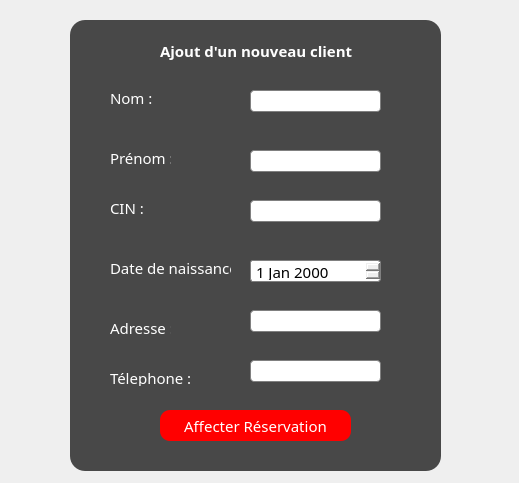
<?xml version="1.0" encoding="UTF-8"?>
<ui version="4.0">
 <class>AjoutClient</class>
 <widget class="QDialog" name="AjoutClient">
  <property name="geometry">
   <rect>
    <x>0</x>
    <y>0</y>
    <width>519</width>
    <height>483</height>
   </rect>
  </property>
  <property name="windowTitle">
   <string>Hotel </string>
  </property>
  <property name="windowIcon">
   <iconset resource="image.qrc">
    <normaloff>:/projetimages/projetimages/e.png</normaloff>:/projetimages/projetimages/e.png</iconset>
  </property>
  <property name="styleSheet">
   <string notr="true">
QDateEdit {
    border: 1px solid gray;
    border-radius: 3px;
    padding: 1px 18px 1px 3px;
    min-width: 6em;
}
QLineEdit
{

    border: 1px solid gray;
    border-radius: 4px;
    padding: 1px 18px 1px 3px;
    min-width: 6em;
}
QDialog#AjoutClient
{
	background-image: url(:/projetimages/projetimages/a.jpg);

}
*{
font-family:centry gothlic ;
font-size:15px;
}
#frame
{

	background:rgba(0,0,0,0.7);
border-radius:15px;
}


QPushButton
 {
     background-color: red;

     border-radius: 10px;

 }

#label{
color:white;
background:transparent;

}

#label_2
{
color:white;
background:transparent;

}


#label_3{
color:white;
background:transparent;

}

#label_4{
color:white;
background:transparent;

}

#label_5{
color:white;
background:transparent;

}

#label_6{
color:white;
background:transparent;

}

#label_7{
color:white;
background:transparent;

}





QPushButton
{
color:white;

border-raduis:15px;
}
QPushButton#affecterreservation_btn:hover
{

	color:white;
border-radius:15px;
background:rgb(255, 85, 127);
}
</string>
  </property>
  <widget class="QFrame" name="frame">
   <property name="geometry">
    <rect>
     <x>70</x>
     <y>20</y>
     <width>371</width>
     <height>451</height>
    </rect>
   </property>
   <property name="frameShape">
    <enum>QFrame::StyledPanel</enum>
   </property>
   <property name="frameShadow">
    <enum>QFrame::Raised</enum>
   </property>
   <widget class="QLineEdit" name="adresseac_txt">
    <property name="geometry">
     <rect>
      <x>180</x>
      <y>290</y>
      <width>131</width>
      <height>22</height>
     </rect>
    </property>
   </widget>
   <widget class="QLabel" name="label_3">
    <property name="geometry">
     <rect>
      <x>40</x>
      <y>130</y>
      <width>61</width>
      <height>16</height>
     </rect>
    </property>
    <property name="text">
     <string>Prénom :</string>
    </property>
   </widget>
   <widget class="QLabel" name="label">
    <property name="geometry">
     <rect>
      <x>90</x>
      <y>20</y>
      <width>231</width>
      <height>21</height>
     </rect>
    </property>
    <property name="font">
     <font>
      <family>centry gothlic</family>
      <pointsize>-1</pointsize>
      <weight>75</weight>
      <bold>true</bold>
     </font>
    </property>
    <property name="text">
     <string>Ajout d'un nouveau client</string>
    </property>
   </widget>
   <widget class="QDateEdit" name="daitenaissanceac_txt">
    <property name="geometry">
     <rect>
      <x>180</x>
      <y>240</y>
      <width>131</width>
      <height>22</height>
     </rect>
    </property>
   </widget>
   <widget class="QLabel" name="label_6">
    <property name="geometry">
     <rect>
      <x>40</x>
      <y>300</y>
      <width>61</width>
      <height>16</height>
     </rect>
    </property>
    <property name="text">
     <string>Adresse :</string>
    </property>
   </widget>
   <widget class="QLineEdit" name="telephoneac_txt">
    <property name="geometry">
     <rect>
      <x>180</x>
      <y>340</y>
      <width>131</width>
      <height>22</height>
     </rect>
    </property>
   </widget>
   <widget class="QLabel" name="label_5">
    <property name="geometry">
     <rect>
      <x>40</x>
      <y>240</y>
      <width>121</width>
      <height>16</height>
     </rect>
    </property>
    <property name="text">
     <string>Date de naissance :</string>
    </property>
   </widget>
   <widget class="QLineEdit" name="cinac_txt">
    <property name="geometry">
     <rect>
      <x>180</x>
      <y>180</y>
      <width>131</width>
      <height>22</height>
     </rect>
    </property>
   </widget>
   <widget class="QLabel" name="label_2">
    <property name="geometry">
     <rect>
      <x>40</x>
      <y>70</y>
      <width>55</width>
      <height>16</height>
     </rect>
    </property>
    <property name="text">
     <string>Nom :</string>
    </property>
   </widget>
   <widget class="QLabel" name="label_7">
    <property name="geometry">
     <rect>
      <x>40</x>
      <y>350</y>
      <width>81</width>
      <height>16</height>
     </rect>
    </property>
    <property name="text">
     <string>Télephone :</string>
    </property>
   </widget>
   <widget class="QLineEdit" name="prenomac_txt">
    <property name="geometry">
     <rect>
      <x>180</x>
      <y>130</y>
      <width>131</width>
      <height>22</height>
     </rect>
    </property>
   </widget>
   <widget class="QLineEdit" name="nomac_txt">
    <property name="geometry">
     <rect>
      <x>180</x>
      <y>70</y>
      <width>131</width>
      <height>22</height>
     </rect>
    </property>
   </widget>
   <widget class="QPushButton" name="affecterreservation_btn">
    <property name="geometry">
     <rect>
      <x>90</x>
      <y>390</y>
      <width>191</width>
      <height>31</height>
     </rect>
    </property>
    <property name="text">
     <string>Affecter Réservation</string>
    </property>
   </widget>
   <widget class="QLabel" name="label_4">
    <property name="geometry">
     <rect>
      <x>40</x>
      <y>180</y>
      <width>55</width>
      <height>16</height>
     </rect>
    </property>
    <property name="text">
     <string>CIN :</string>
    </property>
   </widget>
  </widget>
 </widget>
 <resources>
  <include location="image.qrc"/>
 </resources>
 <connections/>
</ui>
